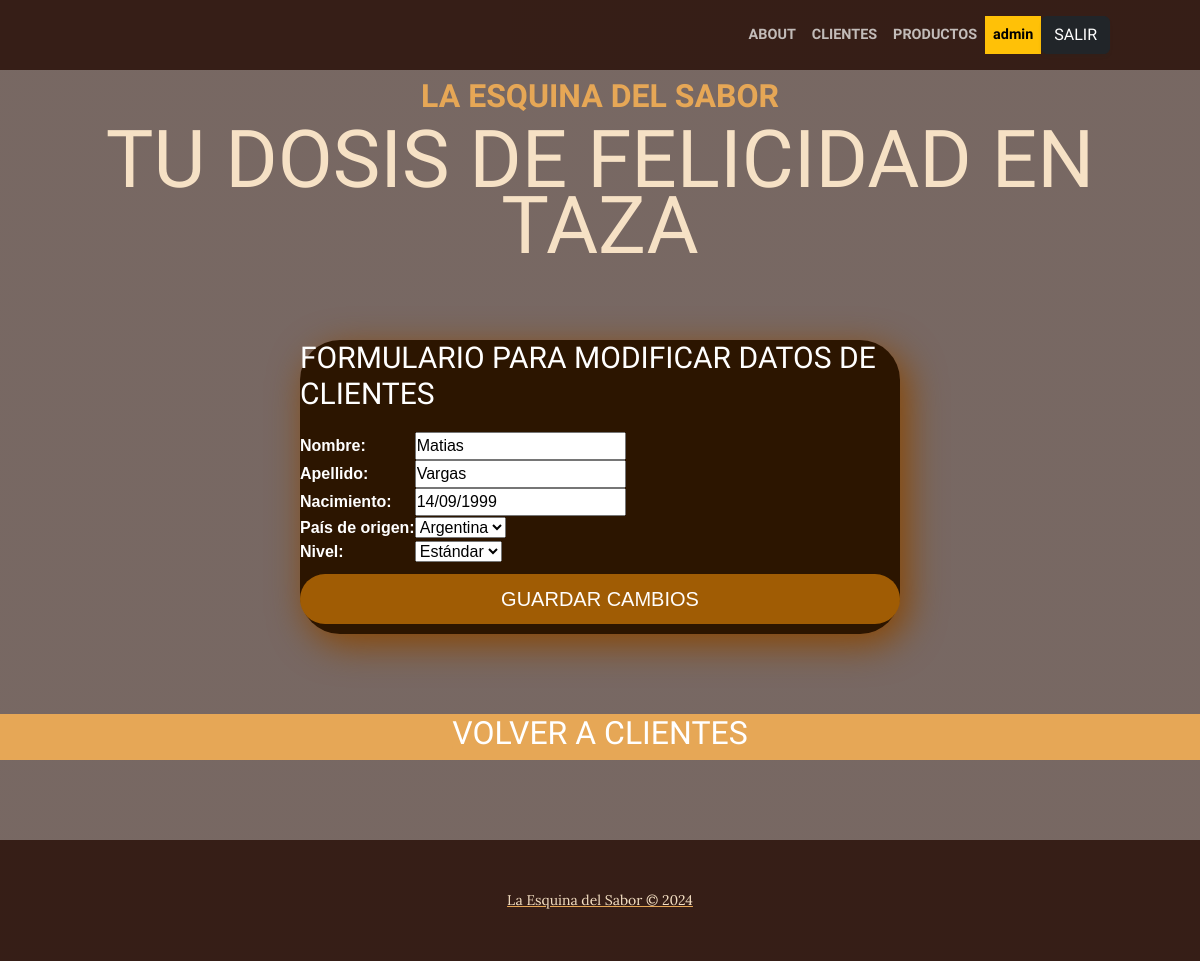
/cliente/cliente_update/6 (signed in), run on an earlier commit of the app's database.
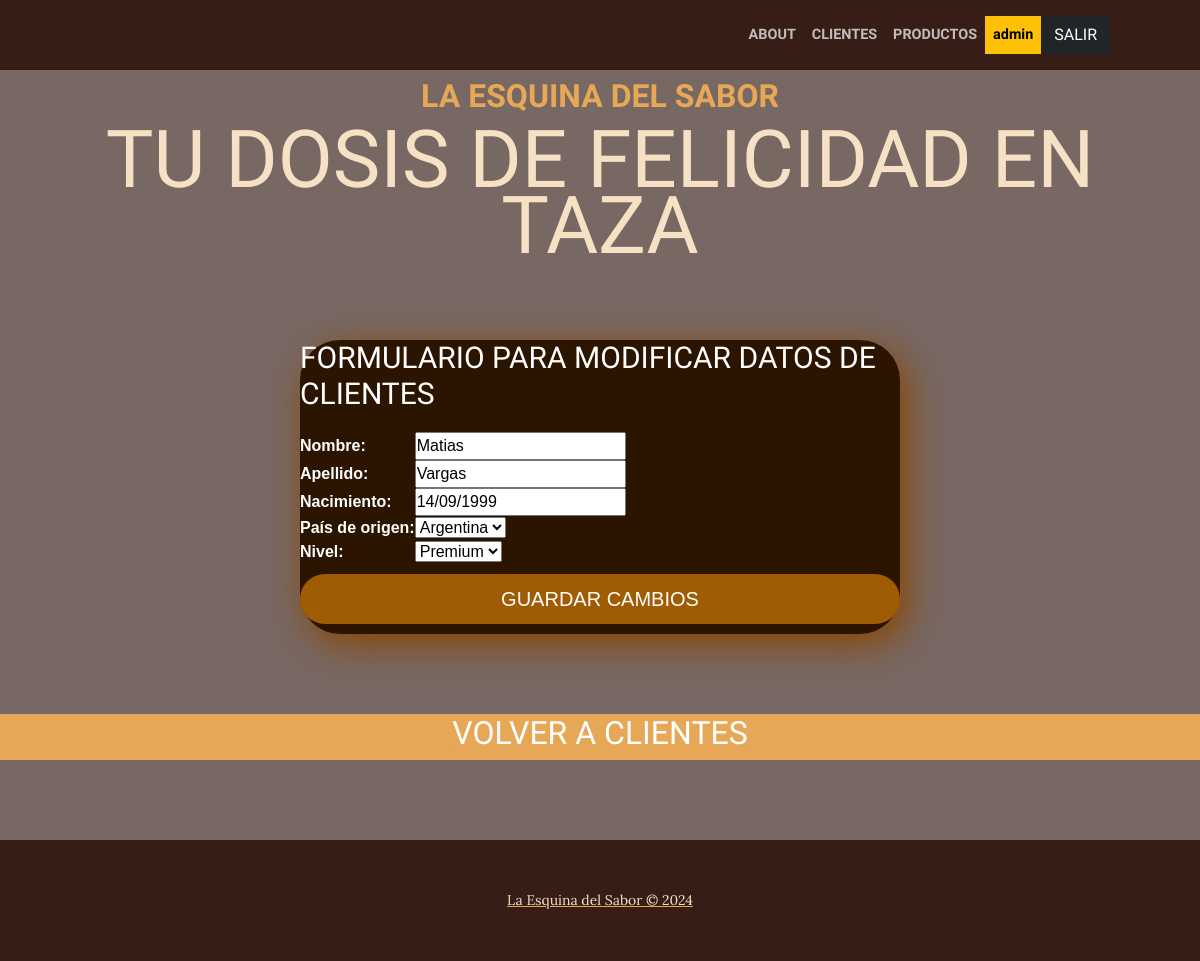
And on a later commit of the database.
### cliente/models.py (models this page shows, shortened)
class cliente(models.Model):
        nombre = models.CharField(max_length=200)
        apellido = models.CharField(max_length=50)
        nacimiento = models.DateField(null=True)
        pais_origen_id = models.ForeignKey(Pais, on_delete=models.SET_NULL, null=True, verbose_name="País de origen")
        nivel_sus = models.ForeignKey(suscripcion, on_delete=models.SET_NULL, null=True, verbose_name="Nivel")

class Pais(models.Model):
    nombre = models.CharField(max_length=50)
    def __str__(self):
        return self.nombre
    class Meta:
        verbose_name_plural = 'Países'

### cliente/views.py (the view)
# urls.py: path("cliente_update/<int:pk>",views.cliente_update.as_view(),name="cliente_update"),
class cliente_update(UpdateView):
    model = models.cliente
    form_class = forms.Clientes_form
    template_name = "cliente/cliente_update.html"
    success_url = reverse_lazy("cliente:Home")

### cliente/forms.py
class Clientes_form(forms.ModelForm):
    class Meta:
        model = models.cliente
        fields ="__all__"

### cliente/models.py (called while the page is built)
    def __str__(self):
        return self.nivel

### cliente/templates/cliente/cliente_update.html (shortened to what this page needs)
{% extends 'core/base.html' %}
{% load static %}
{% block contenido %}
{% if user.is_authenticated %}
{% if user.username == 'admin' %}
<html lang="es">
    <head>
        <link href="{% static 'core/css/estilos.css' %}" rel="stylesheet"/>
    </head>
    <body>
        <section class="form-register">
            <h4>FORMULARIO PARA MODIFICAR DATOS DE CLIENTES</h4>
            <form action="" method="post">
              <table>
                {{form.as_table}}
              </table>
              <input class="bottons" type="submit" value="GUARDAR CAMBIOS"> </a>
            </form>
        </section>
        <a href="{% url 'cliente:Home' %}">
            <section class="page-section bg-primary" id="about">
              <div class="container px-4 px-lg-5">
                  <div class="row gx-4 gx-lg-5 justify-content-center">
                      <div class="col-lg-8 text-center">
                          <h2 class="text-white mt-0">VOLVER A CLIENTES</h2>
                      </div>
                  </div>
              </div>
          </section>
        <footer class="footer text-faded text-center py-5">
            <div class="container"><p class="m-0 small">La Esquina del Sabor &copy; 2024</p></div>
        </footer>
      {% endif %}
      {% endif %}
{% endblock contenido %}

What changed in the data, as far as the page shows it:
changed cliente "Vargas": nivel_sus "Estándar" → "Premium"
